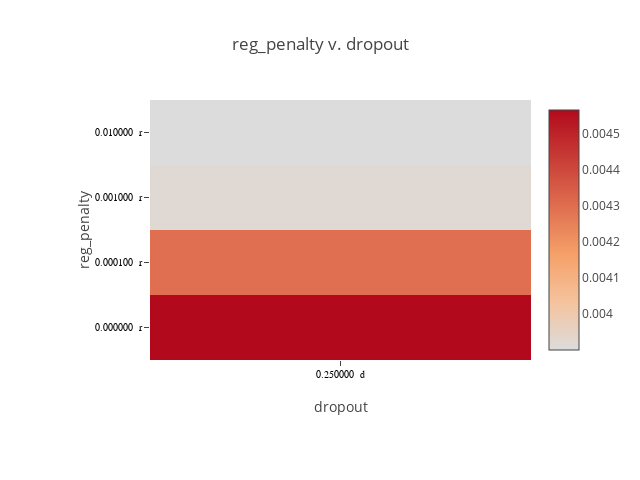

The code cell stored with this chart in its notebook:
### Code cell
plot_matrix(lossframe, "reg_penalty", "dropout", x_suffix=" d", y_suffix=" r")

### Figure 1 — Plotly figure (JSON) as saved in the notebook; plotly's stock layout.template omitted (floating-point values rounded to 4 significant figures)
{"data": [{"colorscale": [[0, "rgb(0,0,255)", [1, "rgb(255,0,0)"]]], "type": "heatmap", "x": ["0.250000  d"], "y": ["0.000000  r", "0.000100  r", "0.001000  r", "0.010000  r"], "z": [[0.004567], [0.004298], [0.00392], [0.0039]]}], "layout": {"height": 480, "margin": {"b": 120, "l": 150, "r": 30, "t": 100}, "title": "reg_penalty v. dropout", "width": 640, "xaxis": {"tickfont": {"color": "black", "family": "Arial, sans-serif", "size": 10}, "title": "dropout"}, "yaxis": {"tickfont": {"color": "black", "family": "Arial, sans-serif", "size": 10}, "title": "reg_penalty"}}}
